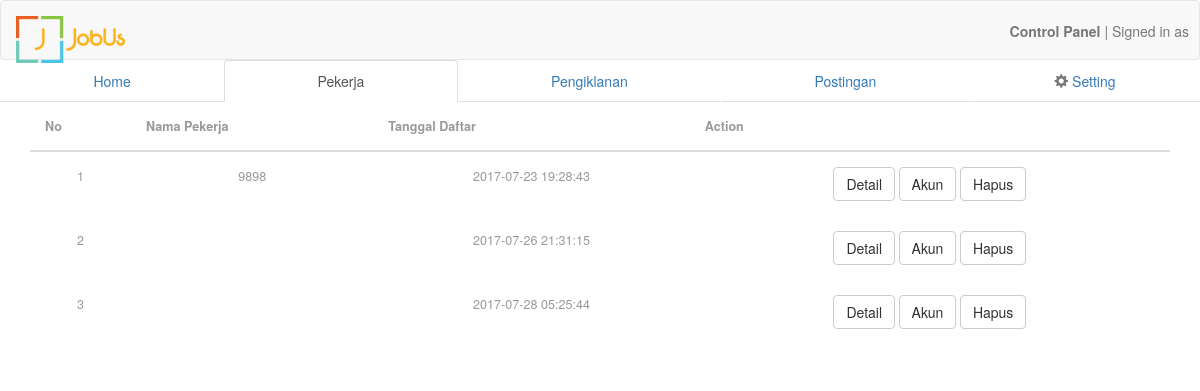
/admin/pekerja.php, run on an earlier commit of the app's database.
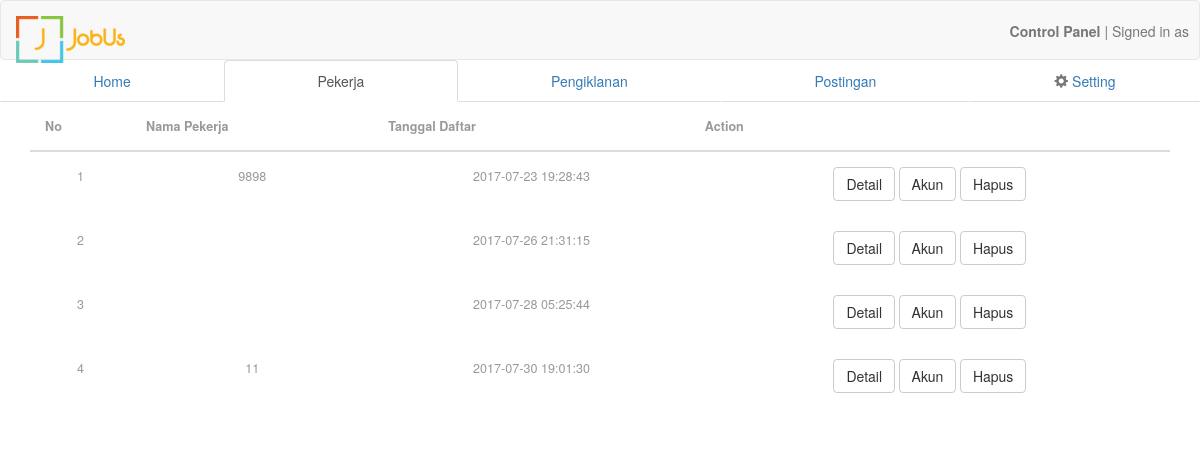
And on a later commit of the database.
### tables this page shows
CREATE TABLE `pekerja` (
  `id_pekerja` int(11) NOT NULL,
  `username` varchar(20) NOT NULL,
  `email` varchar(255) NOT NULL,
  `no_hp` varchar(15) NOT NULL,
  `password` varchar(255) NOT NULL,
  `foto_profile` varchar(255) DEFAULT NULL,
  `nama` varchar(255) DEFAULT NULL,
  `sosmed` varchar(255) DEFAULT NULL,
  `provinsi` varchar(20) DEFAULT NULL,
  `kota` varchar(20) DEFAULT NULL,
  `kecamatan` varchar(20) DEFAULT NULL,
  `alamat` varchar(255) DEFAULT NULL,
  `keahlian` varchar(255) DEFAULT NULL,
  `foto_pengenal` varchar(255) DEFAULT NULL,
  `tanggal` timestamp NOT NULL DEFAULT CURRENT_TIMESTAMP
);

### controller/class.pekerja.php (called while the page is built, shortened)
<?php
class pekerja
 {
	function get_all_rows($query, $param){
			try{
				global $pdo;
				$req = $pdo->prepare($query);
				if($param == ''){
					$req->execute();
				}else{
					$req->execute($param);
				}
				if($req->rowCount() > 0){
					$result = $req->fetchAll();
					return $result;
				}
			}catch(PDOException $e){
				echo "Error! gagal mengambil data: ".$e->getMessage();
			}
	}
	function get_all_profile(){
			$query = "SELECT * FROM `pekerja`";
			return $this->get_all_rows($query, '');
	}
 }
 ?>

### admin/pekerja.php (the view, shortened to what this page needs)
<!DOCTYPE html>
<?php session_start();
include '../controller/class.pekerja.php';
$pekerja = new pekerja();
$data = $pekerja->get_all_profile();
 ?>
<html>
<head>
	<?php include '../view/source3.php'; ?>
</head>
<body>
 <?php include('../view/navbar.php'); ?>
	<ul class="nav nav-tabs nav-justified">
  		<li><a href="../admin/dashboard.php">Home</a></li>
  		<li role="presentation" class="active"><a href="../admin/pekerja.php">Pekerja</a></li>
  		<li><a href="../admin/pengiklanan.php">Pengiklanan</a></li>
  		<li><a href="postingan.php">Postingan</a></li>
  		<li><a href="pengaturan.php"><span class="glyphicon glyphicon-cog" aria-hidden="true"></span> Setting</a></li>
	</ul>
	<div class="container">
		<table  class="table table-condensed table-responsive">
			<thead>
				<th>No </th>
				<th>Nama Pekerja</th>
				<th>Tanggal Daftar</th>
				<th>Action</th>
			</thead>
			<tbody>
			<?php
				if(count($data) > 0){
					$i = 1;
				  foreach ($data as $row) {
				    echo "
				<tr>
				<td>$i</td>
				<td>".$row['nama']."</td>
				<td>".$row['tanggal']."</td>
				<td>
					<button type='button' class='btn btn-default' data-toggle='modal' data-target='#".$row['id_pekerja']."'>Detail</button>
					<button class='btn btn-default'>Akun</button>
					<button class='btn btn-default'>Hapus</button>
				</td>
			</tr>
				    ";
				    $i++;
				}}
			?>
		</table>
	</div>
</body>
</html>

What changed in the data, as far as the page shows it:
added pekerja: nama "11", tanggal "2017-07-30 19:01:30"
